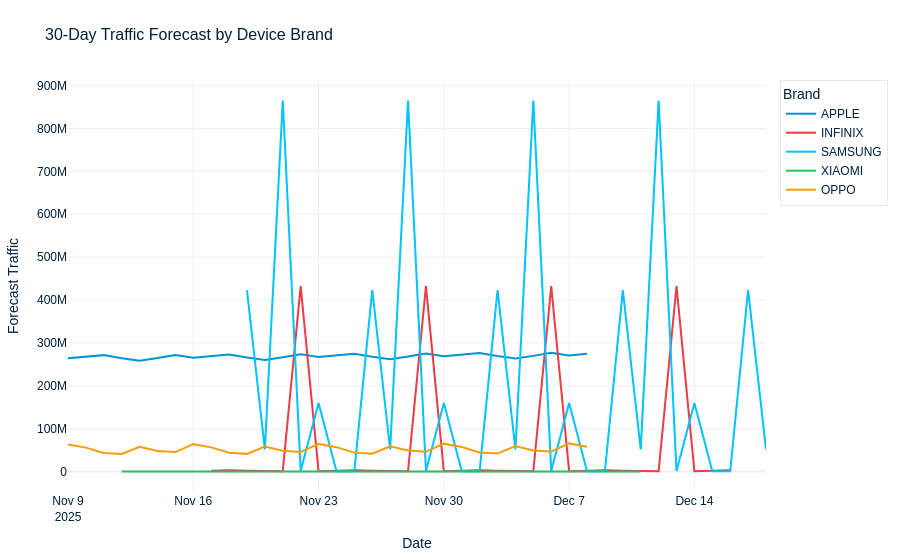

Write notebook code for a chart like this one.
### Code cell
from IPython.display import display

if brand_daily is not None and len(brand_forecasts_list) > 0:
    all_fc_brands = pd.concat(brand_forecasts_list, ignore_index=True)
    fig = px.line(all_fc_brands, x='ds', y='forecast', color='brand',
                  title='30-Day Traffic Forecast by Device Brand',
                  labels={'ds': 'Date', 'forecast': 'Forecast Traffic',
                          'brand': 'Brand'},
                  color_discrete_sequence=PALETTE)
    fig.update_layout(**PLOTLY_LAYOUT)
    fig.write_html(str(FIG_DIR / 'figE1_brand_forecast.html'))
    display(fig)

    bs_df = pd.DataFrame(brand_scores).sort_values('mae')
    print('\nBrand Forecast Scores:')
    print(bs_df.to_string(index=False))

    fig2, ax = plt.subplots(figsize=(12, 4))
    colors_b = [HW['red'] if row.mae == bs_df['mae'].min() else HW['blue']
                for row in bs_df.itertuples()]
    ax.bar(bs_df['brand'], bs_df['mae'], color=colors_b, alpha=0.88)
    ax.set_title('Best-Model MAE by Brand', pad=12)
    ax.set_ylabel('MAE (traffic units)')
    for i, row in enumerate(bs_df.itertuples()):
        ax.text(i, row.mae + bs_df['mae'].max() * 0.01, f'{row.mae:,.1f}',
                ha='center', fontsize=8.5, color=HW['navy'], fontweight='bold')
    add_watermark(fig2)
    save_fig('figE2_brand_mae_comparison')
    plt.show()

### Figure 1 — Plotly figure (JSON) as saved in the notebook; plotly's stock layout.template omitted (floating-point values rounded to 4 significant figures)
{"data": [{"hovertemplate": "Brand=APPLE<br>Date=%{x}<br>Forecast Traffic=%{y}<extra></extra>", "legendgroup": "APPLE", "line": {"color": "#0093D5", "dash": "solid"}, "marker": {"symbol": "circle"}, "mode": "lines", "name": "APPLE", "orientation": "v", "showlegend": true, "type": "scatter", "x": ["2025-11-09T00:00:00", "2025-11-10T00:00:00", "2025-11-11T00:00:00", "2025-11-12T00:00:00", "2025-11-13T00:00:00", "2025-11-14T00:00:00", "2025-11-15T00:00:00", "2025-11-16T00:00:00", "2025-11-17T00:00:00", "2025-11-18T00:00:00", "2025-11-19T00:00:00", "2025-11-20T00:00:00", "2025-11-21T00:00:00", "2025-11-22T00:00:00", "2025-11-23T00:00:00", "2025-11-24T00:00:00", "2025-11-25T00:00:00", "2025-11-26T00:00:00", "2025-11-27T00:00:00", "2025-11-28T00:00:00", "2025-11-29T00:00:00", "2025-11-30T00:00:00", "2025-12-01T00:00:00", "2025-12-02T00:00:00", "2025-12-03T00:00:00", "2025-12-04T00:00:00", "2025-12-05T00:00:00", "2025-12-06T00:00:00", "2025-12-07T00:00:00", "2025-12-08T00:00:00"], "xaxis": "x", "y": [263800000.0, 267700000.0, 271300000.0, 264300000.0, 258500000.0, 264500000.0, 271800000.0, 265500000.0, 269400000.0, 273100000.0, 266000000.0, 260200000.0, 266200000.0, 273500000.0, 267200000.0, 271100000.0, 274800000.0, 267700000.0, 261800000.0, 267900000.0, 275300000.0, 268900000.0, 272800000.0, 276600000.0, 269400000.0, 263500000.0, 269600000.0, 277000000.0, 270600000.0, 274600000.0], "yaxis": "y"}, {"hovertemplate": "Brand=INFINIX<br>Date=%{x}<br>Forecast Traffic=%{y}<extra></extra>", "legendgroup": "INFINIX", "line": {"color": "#EE3A43", "dash": "solid"}, "marker": {"symbol": "circle"}, "mode": "lines", "name": "INFINIX", "orientation": "v", "showlegend": true, "type": "scatter", "x": ["2025-11-17T00:00:00", "2025-11-18T00:00:00", "2025-11-19T00:00:00", "2025-11-20T00:00:00", "2025-11-21T00:00:00", "2025-11-22T00:00:00", "2025-11-23T00:00:00", "2025-11-24T00:00:00", "2025-11-25T00:00:00", "2025-11-26T00:00:00", "2025-11-27T00:00:00", "2025-11-28T00:00:00", "2025-11-29T00:00:00", "2025-11-30T00:00:00", "2025-12-01T00:00:00", "2025-12-02T00:00:00", "2025-12-03T00:00:00", "2025-12-04T00:00:00", "2025-12-05T00:00:00", "2025-12-06T00:00:00", "2025-12-07T00:00:00", "2025-12-08T00:00:00", "2025-12-09T00:00:00", "2025-12-10T00:00:00", "2025-12-11T00:00:00", "2025-12-12T00:00:00", "2025-12-13T00:00:00", "2025-12-14T00:00:00", "2025-12-15T00:00:00", "2025-12-16T00:00:00"], "xaxis": "x", "y": [1354000.0, 2709000.0, 1354000.0, 580500.0, 193500.0, 432500000.0, 387000.0, 1354000.0, 2709000.0, 1354000.0, 580500.0, 193500.0, 432500000.0, 387000.0, 1354000.0, 2709000.0, 1354000.0, 580500.0, 193500.0, 432500000.0, 387000.0, 1354000.0, 2709000.0, 1354000.0, 580500.0, 193500.0, 432500000.0, 387000.0, 1354000.0, 2709000.0], "yaxis": "y"}, {"hovertemplate": "Brand=SAMSUNG<br>Date=%{x}<br>Forecast Traffic=%{y}<extra></extra>", "legendgroup": "SAMSUNG", "line": {"color": "#00C3FF", "dash": "solid"}, "marker": {"symbol": "circle"}, "mode": "lines", "name": "SAMSUNG", "orientation": "v", "showlegend": true, "type": "scatter", "x": ["2025-11-19T00:00:00", "2025-11-20T00:00:00", "2025-11-21T00:00:00", "2025-11-22T00:00:00", "2025-11-23T00:00:00", "2025-11-24T00:00:00", "2025-11-25T00:00:00", "2025-11-26T00:00:00", "2025-11-27T00:00:00", "2025-11-28T00:00:00", "2025-11-29T00:00:00", "2025-11-30T00:00:00", "2025-12-01T00:00:00", "2025-12-02T00:00:00", "2025-12-03T00:00:00", "2025-12-04T00:00:00", "2025-12-05T00:00:00", "2025-12-06T00:00:00", "2025-12-07T00:00:00", "2025-12-08T00:00:00", "2025-12-09T00:00:00", "2025-12-10T00:00:00", "2025-12-11T00:00:00", "2025-12-12T00:00:00", "2025-12-13T00:00:00", "2025-12-14T00:00:00", "2025-12-15T00:00:00", "2025-12-16T00:00:00", "2025-12-17T00:00:00", "2025-12-18T00:00:00"], "xaxis": "x", "y": [422800000.0, 51410000.0, 865300000.0, 1166000.0, 159900000.0, 193500.0, 580500.0, 422800000.0, 51410000.0, 865300000.0, 1166000.0, 159900000.0, 193500.0, 580500.0, 422800000.0, 51410000.0, 865300000.0, 1166000.0, 159900000.0, 193500.0, 580500.0, 422800000.0, 51410000.0, 865300000.0, 1166000.0, 159900000.0, 193500.0, 580500.0, 422800000.0, 51410000.0], "yaxis": "y"}, {"hovertemplate": "Brand=XIAOMI<br>Date=%{x}<br>Forecast Traffic=%{y}<extra></extra>", "legendgroup": "XIAOMI", "line": {"color": "#22C55E", "dash": "solid"}, "marker": {"symbol": "circle"}, "mode": "lines", "name": "XIAOMI", "orientation": "v", "showlegend": true, "type": "scatter", "x": ["2025-11-12T00:00:00", "2025-11-13T00:00:00", "2025-11-14T00:00:00", "2025-11-15T00:00:00", "2025-11-16T00:00:00", "2025-11-17T00:00:00", "2025-11-18T00:00:00", "2025-11-19T00:00:00", "2025-11-20T00:00:00", "2025-11-21T00:00:00", "2025-11-22T00:00:00", "2025-11-23T00:00:00", "2025-11-24T00:00:00", "2025-11-25T00:00:00", "2025-11-26T00:00:00", "2025-11-27T00:00:00", "2025-11-28T00:00:00", "2025-11-29T00:00:00", "2025-11-30T00:00:00", "2025-12-01T00:00:00", "2025-12-02T00:00:00", "2025-12-03T00:00:00", "2025-12-04T00:00:00", "2025-12-05T00:00:00", "2025-12-06T00:00:00", "2025-12-07T00:00:00", "2025-12-08T00:00:00", "2025-12-09T00:00:00", "2025-12-10T00:00:00", "2025-12-11T00:00:00"], "xaxis": "x", "y": [0.0, 0.0, 0.0, 0.0, 0.0, 0.0, 0.0, 0.0, 0.0, 0.0, 0.0, 0.0, 0.0, 0.0, 0.0, 0.0, 0.0, 0.0, 0.0, 0.0, 0.0, 0.0, 0.0, 0.0, 0.0, 0.0, 0.0, 0.0, 0.0, 0.0], "yaxis": "y"}, {"hovertemplate": "Brand=OPPO<br>Date=%{x}<br>Forecast Traffic=%{y}<extra></extra>", "legendgroup": "OPPO", "line": {"color": "#F59E0B", "dash": "solid"}, "marker": {"symbol": "circle"}, "mode": "lines", "name": "OPPO", "orientation": "v", "showlegend": true, "type": "scatter", "x": ["2025-11-09T00:00:00", "2025-11-10T00:00:00", "2025-11-11T00:00:00", "2025-11-12T00:00:00", "2025-11-13T00:00:00", "2025-11-14T00:00:00", "2025-11-15T00:00:00", "2025-11-16T00:00:00", "2025-11-17T00:00:00", "2025-11-18T00:00:00", "2025-11-19T00:00:00", "2025-11-20T00:00:00", "2025-11-21T00:00:00", "2025-11-22T00:00:00", "2025-11-23T00:00:00", "2025-11-24T00:00:00", "2025-11-25T00:00:00", "2025-11-26T00:00:00", "2025-11-27T00:00:00", "2025-11-28T00:00:00", "2025-11-29T00:00:00", "2025-11-30T00:00:00", "2025-12-01T00:00:00", "2025-12-02T00:00:00", "2025-12-03T00:00:00", "2025-12-04T00:00:00", "2025-12-05T00:00:00", "2025-12-06T00:00:00", "2025-12-07T00:00:00", "2025-12-08T00:00:00"], "xaxis": "x", "y": [62980000.0, 55550000.0, 43000000.0, 40520000.0, 57460000.0, 47670000.0, 45030000.0, 63570000.0, 56070000.0, 43400000.0, 40900000.0, 57990000.0, 48110000.0, 45450000.0, 64160000.0, 56590000.0, 43810000.0, 41280000.0, 58530000.0, 48560000.0, 45870000.0, 64750000.0, 57110000.0, 44210000.0, 41660000.0, 59070000.0, 49000000.0, 46290000.0, 65340000.0, 57630000.0], "yaxis": "y"}], "layout": {"colorway": ["#0093D5", "#EE3A43", "#00C3FF", "#22C55E", "#F59E0B", "#8B5CF6", "#F97316", "#001F3F"], "font": {"color": "#001F3F", "family": "Arial, sans-serif"}, "legend": {"bgcolor": "rgba(255,255,255,.9)", "bordercolor": "#E5E7EB", "borderwidth": 1, "title": {"text": "Brand"}, "tracegroupgap": 0}, "margin": {"b": 60, "l": 60, "r": 40, "t": 80}, "paper_bgcolor": "white", "plot_bgcolor": "white", "title": {"font": {"color": "#001F3F", "size": 16}, "text": "30-Day Traffic Forecast by Device Brand"}, "xaxis": {"anchor": "y", "domain": [0, 1], "title": {"text": "Date"}}, "yaxis": {"anchor": "x", "domain": [0, 1], "title": {"text": "Forecast Traffic"}}}}
